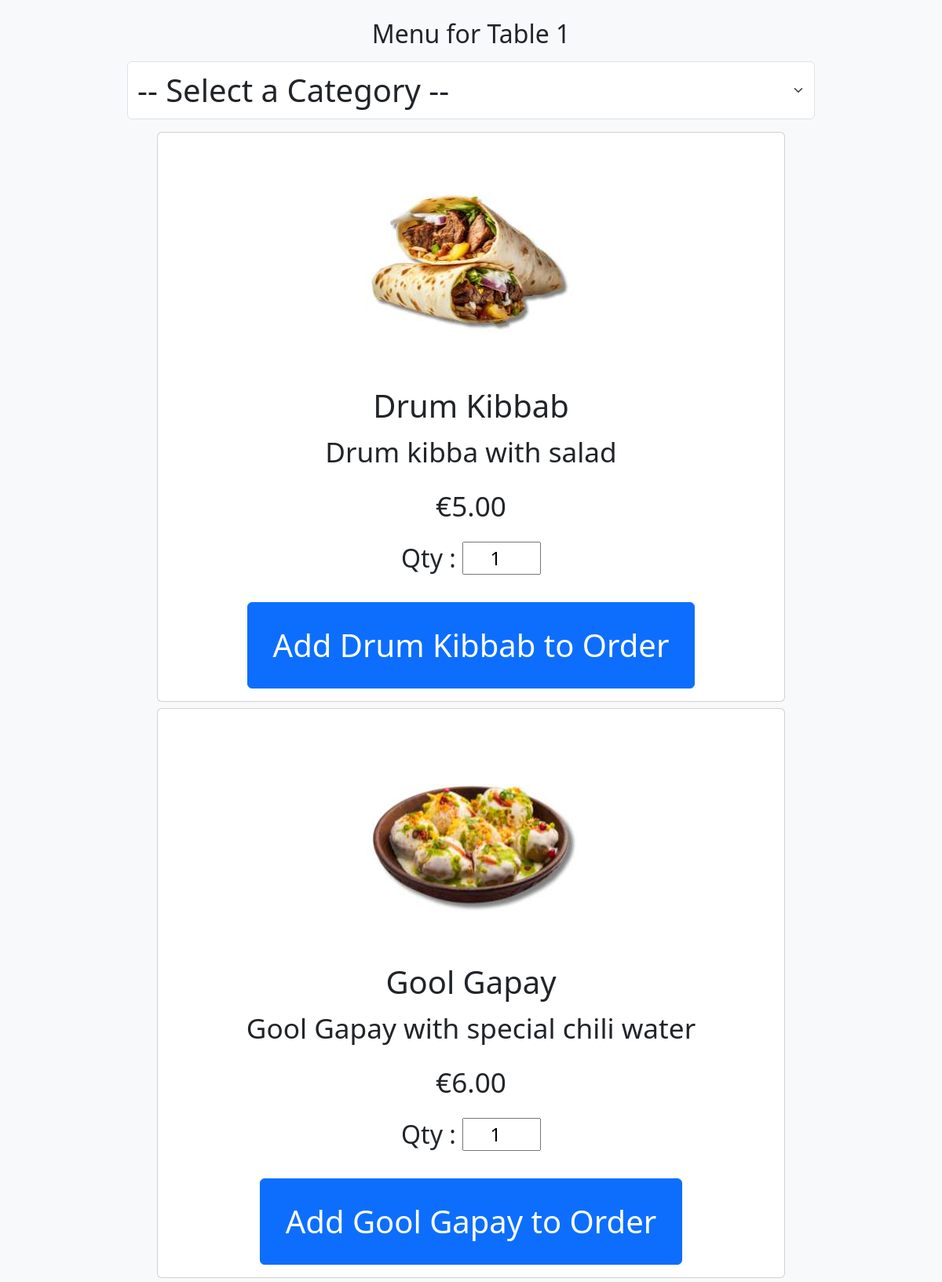
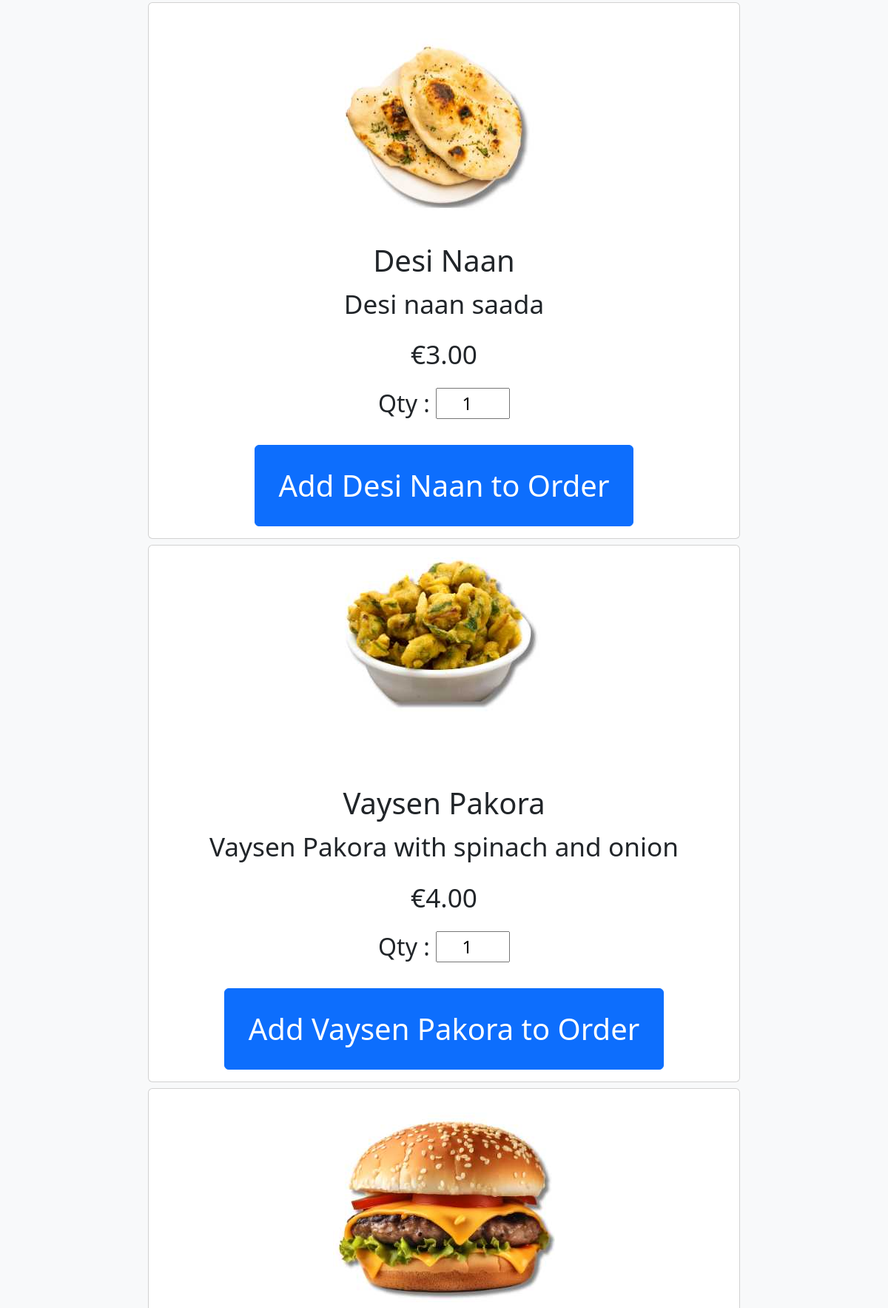
The page /mob_menu/1/ (upper part) on the database its author committed (2 pictures, top to bottom).
### qrmenu/models.py (models this page shows, shortened)
class Table(models.Model):
    table_number = models.PositiveIntegerField(
        unique=True,
        validators=[MinValueValidator(1)]  # Ensures table_number is greater than or equal to 1
    )
    is_active = models.BooleanField(default=True)

class MenuItem(models.Model):
    name = models.CharField(max_length=50)
    description = models.TextField(max_length=50)
    price = models.DecimalField(max_digits=10, decimal_places=2)
    available = models.BooleanField(default=True)
    image = models.ImageField(upload_to='menu_photos/', blank=True, null=True)  # NEW
    category = models.ForeignKey(Category, on_delete=models.CASCADE)

### qrmenu/views.py (the view)
# urls.py: path('mob_menu/<int:table_number>/', views.mob_menu, name='mob_menu'),
def mob_menu(request, table_number):
    table = get_object_or_404(Table, table_number=table_number)
    selected_category_id = request.GET.get('category')
    categories = Category.objects.all()
    menu_items = MenuItem.objects.filter(category_id=selected_category_id) if selected_category_id else MenuItem.objects.all()
    return render(request, 'qrmenu/mob_menu.html', {
        'table': table,
        'categories': categories,
        'menu_items': menu_items,
        'selected_category_id': selected_category_id,
    })

### qrmenu/templates/qrmenu/mob_menu.html (shortened to what this page needs)
{% load static %}
<!DOCTYPE html>
<html lang="en">
<head>
    <link href="https://cdn.jsdelivr.net/npm/bootstrap@5.3.3/dist/css/bootstrap.min.css" rel="stylesheet">
</head>
<body class="bg-light">
<div class="container mt-4">
    <h2>Menu for Table {{ table.table_number }}</h2>
    <form method="get" class="my-3">
        <select name="category" class="form-select custom-select" onchange="this.form.submit()">
            <option value="">-- Select a Category --</option>
        </select>
    </form>
    {% if menu_items %}
        <form method="POST" action="{% url 'submit_order' table_number=table.table_number %}">
            {% for item in menu_items %}
                <div class="card my-2 mx-auto" style="width: 50rem;">
                    <div class="card-body">
                        {% if item.image %}
                            <img src="{{ item.image.url }}" class="img-fluid mb-2" alt="{{ item.name }}" loading="lazy">
                        {% else %}
                            <p class="text-muted">No image available</p>
                        {% endif %}
                        <h5 class="card-title">{{ item.name }}</h5>
                        <p class="card-text">{{ item.description }}</p>
                        <p class="card-text">€{{ item.price }}</p>
                        <div class="d-flex justify-content-center align-items-center my-3">
                            <label for="quantity_{{ item.id }}" class="me-2" style="font-size: 2.0rem;">Qty :</label>
                            <input type="number" id="quantity_{{ item.id }}" name="quantity_{{ item.id }}" class="quantity-input" min="1" value="1" style="font-size: 1.5rem;">
                        </div>
                        <button type="submit" name="item_id" value="{{ item.id }}" class="btn btn-primary custom-btn mt-3">
                            Add {{ item.name }} to Order
                        </button>
                    </div>
                </div>
            {% endfor %}
        </form>
    {% else %}
        <p class="text-muted">No items available in this category.</p>
    {% endif %}
</div>
</body>
</html>

### qrmenu/templates/qrmenu/mob_menu.html (style rules this page uses)
.card-title { font-size: 2.5rem; }
.card-text { font-size: 2.2rem; }
h2 { font-size: 2rem; }
.container { max-width: 900px; margin: 0 auto; }
body { text-align: center; }
.card { margin: 0 auto; }
.custom-select { font-size: 2.5rem; }
.custom-btn { font-size: 2.5rem; padding: 1.50rem 2.0rem; }
.quantity-input { font-size: 2rem; width: 100px; text-align: center; }

### rows shown on the page
Table: table_number "1"
MenuItem: image (picture), name "Drum Kibbab", description "Drum kibba with salad", price "5.00", {{ item.id }} 2 (drawn)
MenuItem: image (picture), name "Gool Gapay", description "Gool Gapay with special chili water", price "6.00", {{ item.id }} 3 (drawn)
MenuItem: image (picture), name "Desi Naan", description "Desi naan saada", price "3.00", {{ item.id }} 5 (drawn)
MenuItem: image (picture), name "Vaysen Pakora", description "Vaysen Pakora with spinach and onion", price "4.00", {{ item.id }} 6 (drawn)
MenuItem: image (picture)
